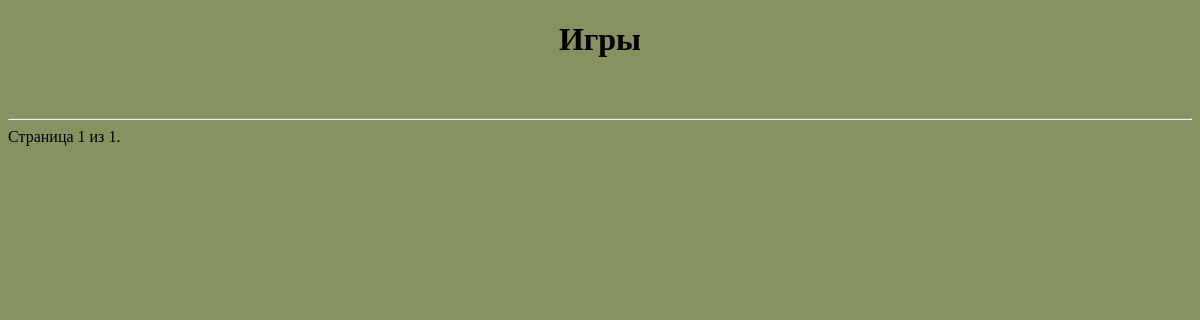
Before: /platform/news/ with the older database file.
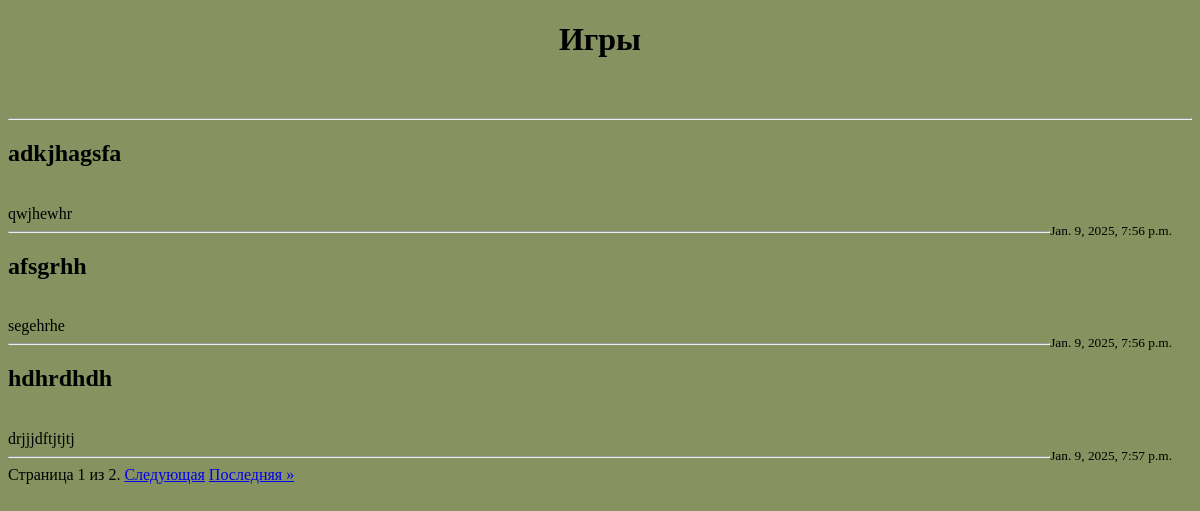
After: the same page with the newer database file.
### task1/models.py (models this page shows, shortened)
class News(models.Model):
    title = models.CharField(max_length=30)
    content = models.TextField()
    date = models.DateTimeField(auto_now_add=True)

### task1/views.py (the view)
# urls.py: path('platform/news/', page)
def page(request):
    posts = News.objects.all().order_by('date')
    paginator = Paginator(posts, 3)
    page_number = request.GET.get('page')
    news = paginator.get_page(page_number)
    context = {
        'news': news,
    }
    return render(request, 'news.html', context)

### templates/news.html (shortened to what this page needs)
{% extends 'fourth_task/menu.html' %}
{% block pagename %}<h1>Игры</h1>{% endblock %}
{% block content %}
    <hr>
    {% for new in news %}
        <h2>{{ new.title }}</h2>
        <br>
        {{ new.content }}
        <br>
        <small style="float: right; margin-right: 20px;">{{ new.date }}</small>
        <hr>
    {% endfor %}
    <div class="pagination">
        <span class="step-links">
            <span class="current">
                Страница {{ news.number }} из {{ news.paginator.num_pages }}.
            </span>
            {% if news.has_next %}
                <a href="?page={{ news.next_page_number }}">Следующая</a>
                <a href="?page={{ news.paginator.num_pages }}">Последняя &raquo;</a>
            {% endif %}
        </span>
    </div>
{% endblock %}

Changed rows visible on the page:
added News: title "adkjhagsfa", content "qwjhewhr", date "Jan. 9, 2025, 7:56 p.m."
added News: title "afsgrhh", content "segehrhe", date "Jan. 9, 2025, 7:56 p.m."
added News: title "hdhrdhdh", content "drjjjdftjtjtj", date "Jan. 9, 2025, 7:57 p.m."
Other visible differences:
{{ news.paginator.num_pages }}: "1" → "2"
text now shown: "Следующая Последняя »"
